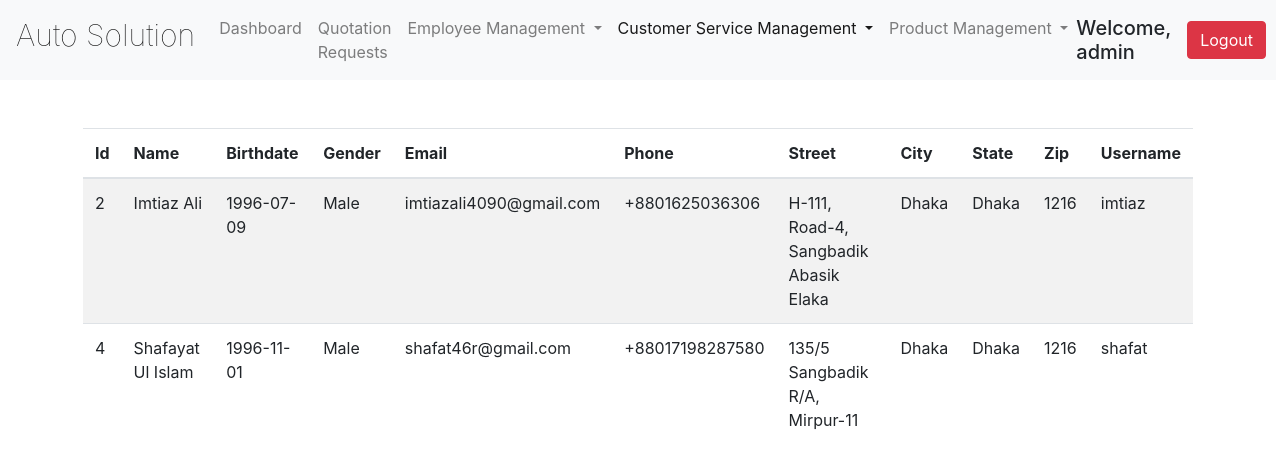
The page /views/admin_all_userview.php (signed in) on the database as committed earlier.
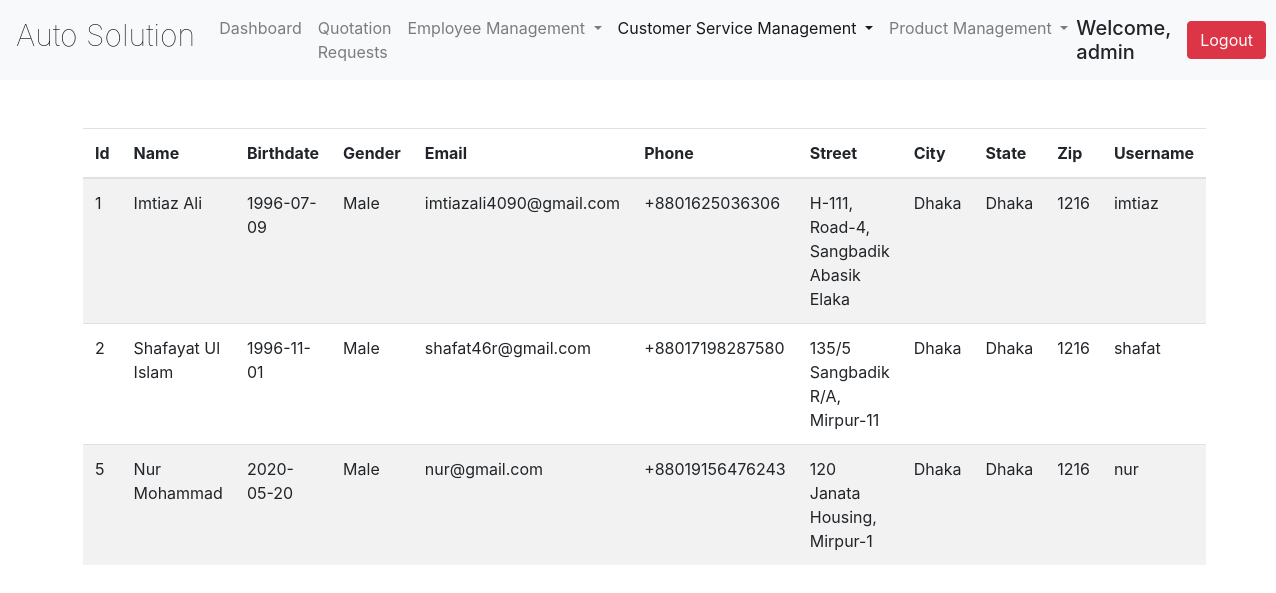
The same page on the database as committed later.
### tables this page shows
CREATE TABLE `users_detail` (
  `id` int(11) NOT NULL,
  `first_name` varchar(50) NOT NULL,
  `last_name` varchar(50) NOT NULL,
  `birth_date` date NOT NULL,
  `gender` varchar(50) NOT NULL,
  `email` varchar(50) NOT NULL,
  `phone` varchar(50) NOT NULL,
  `street` varchar(100) NOT NULL,
  `city` varchar(50) NOT NULL,
  `state` varchar(50) NOT NULL,
  `zip` varchar(50) NOT NULL,
  `username` varchar(50) NOT NULL,
  `password` varchar(128) NOT NULL
);

### models/database_crud.php (called while the page is built, shortened)
<?php
	 $serverName="localhost";
	 $userName="root";
	 $password="";
	 $dbName="auto_solution";
	function get($query)
	{
        $data=array();
		global $serverName,$userName,$password,$dbName;
		$conn = mysqli_connect( $serverName, $userName, $password, $dbName);
        $result=mysqli_query($conn,$query);
        if(mysqli_num_rows($result) > 0)
        {
            while($row = mysqli_fetch_assoc($result))
            {
                $entity=array();
                foreach($row as $k=>$v)
                {
                    $entity[$k] = $row[$k];
                }
                $data[] = $entity;
            }
        }
		return $data;
	}
?>

### controllers/customer_signup_controller.php (called while the page is built, shortened)
<?php
require_once "../models/database_crud.php";
  function getAllUser()
  {
    $query ="SELECT * FROM users_detail ORDER BY Id ASC";
    $users = get($query);
    return $users;
  }
?>

### views/admin_all_userview.php (the view, shortened to what this page needs)
<?php
require '../controllers/customer_signup_controller.php';
$users = getAllUser();
 ?>
<!DOCTYPE html>
<html lang="en">
<head>
  <link rel="stylesheet" href="../css/bootstrap.css">
 	<link rel="stylesheet" href="https://cdn.datatables.net/1.10.12/css/dataTables.bootstrap.min.css" />
  <link rel="stylesheet" href="styles/mystyle.css">
</head>
<body>
  <header>
    <div class="mynav">
      <nav class="navbar navbar-expand-lg navbar-light bg-light">
      <a class="navbar-brand mb-2" href="user_dashboard.php">Auto Solution</a>
      <div class="collapse navbar-collapse" id="navbarSupportedContent">
        <ul class="navbar-nav mr-auto">
          <li class="nav-item">
            <a class="nav-link" href="admin_dashboard.php">Dashboard<span class="sr-only">(current)</span></a>
          </li>
          <li class="nav-item">
            <a class="nav-link" href="admin_quotation_management.php">Quotation Requests</a>
          </li>
          <li class="nav-item dropdown">
            <a class="nav-link dropdown-toggle" href="#" id="navbarDropdown" role="button" data-toggle="dropdown" aria-haspopup="true" aria-expanded="false">
              Employee Management
            </a>
          </li>
					<li class="nav-item dropdown active">
            <a class="nav-link dropdown-toggle" href="#" id="navbarDropdown" role="button" data-toggle="dropdown" aria-haspopup="true" aria-expanded="false">
              Customer Service Management
            </a>
          </li>
					<li class="nav-item dropdown">
            <a class="nav-link dropdown-toggle" href="#" id="navbarDropdown" role="button" data-toggle="dropdown" aria-haspopup="true" aria-expanded="false">
              Product Management
            </a>
          </li>
        </ul>
      <h5 class="my-sm-2 mr-lg-2">Welcome, <?php echo $_SESSION['username'];?></h5>
        <a class="btn btn-danger my-sm-2 ml-lg-2 "href="../controllers/logout.php">Logout</a>
     </div>
    </nav>
  </div>
</header>
<div class="container">
<table class="table table-striped my-5" id="employee_data">
    <thead>
      <tr>
        <th>Id</th>
        <th>Name</th>
        <th>Birthdate</th>
        <th>Gender</th>
        <th>Email</th>
        <th>Phone</th>
        <th>Street</th>
        <th>City</th>
        <th>State</th>
        <th>Zip</th>
        <th>Username</th>
      </tr>
    </thead>
		<?php
				foreach($users as $user)
				{
					echo "<tr>";
						echo "<td>".$user["id"]."</td>";
						echo "<td>".$user["first_name"]." ".$user["last_name"]."</td>";
						echo "<td>".$user["birth_date"]."</td>";
						echo "<td>".$user["gender"]."</td>";
						echo "<td>".$user["email"]."</td>";
						echo "<td>".$user["phone"]."</td>";
						echo "<td>".$user["street"]."</td>";
						echo "<td>".$user["city"]."</td>";
						echo "<td>".$user["state"]."</td>";
            echo "<td>".$user["zip"]."</td>";
						echo "<td>".$user["username"]."</td>";
					echo "</tr>";
				}
			?>
  </table>
</div>
</body>
</html>

Rows that differ between the two databases and show on the page:
changed users_detail "Imtiaz": id "2" → "1"
changed users_detail "Shafayat Ul": id "4" → "2"
added users_detail: id "5", first_name "Nur", last_name "Mohammad", birth_date "2020-05-20", gender "Male", email "nur@gmail.com", phone "+88019156476243", street "120 Janata Housing, Mirpur-1", city "Dhaka", state "Dhaka", zip "1216", username "nur"
